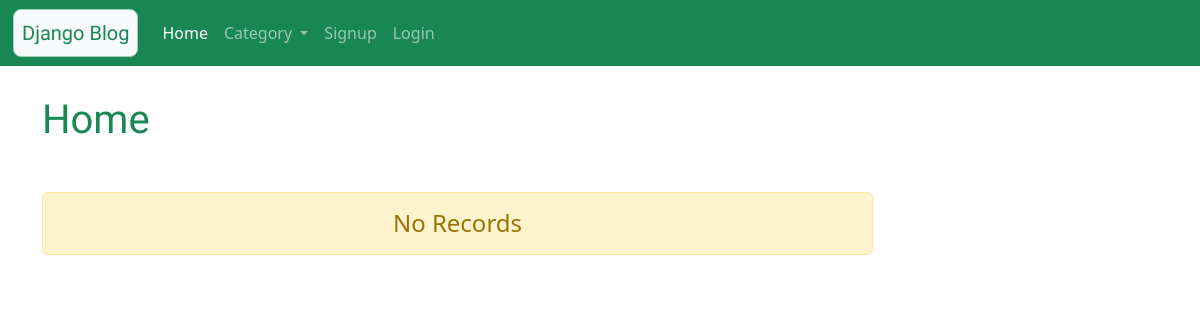
/category/Django, run on an earlier commit of the app's database.
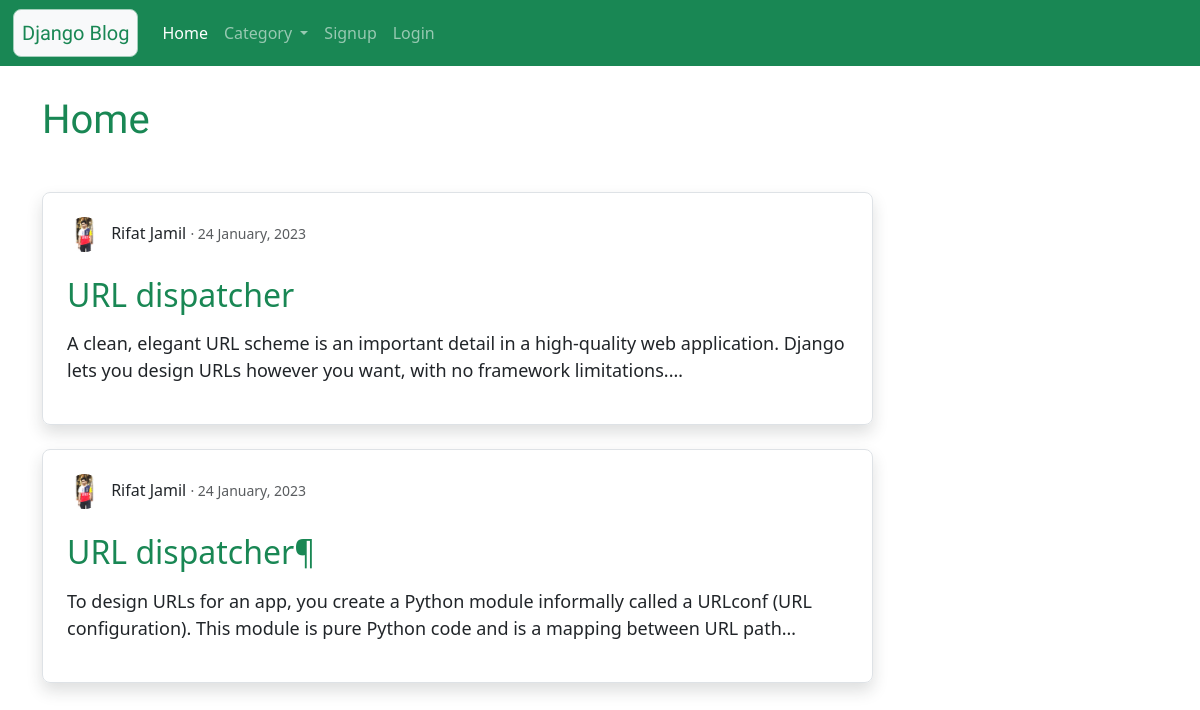
And on a later commit of the database.
### blog/models.py (models this page shows, shortened)
class Blog(models.Model):
    user = models.ForeignKey(User,on_delete=models.CASCADE)
    category = models.CharField(max_length=100, choices=category)
    title = models.CharField(max_length=150)
    description = models.TextField()
    create_at = models.DateTimeField(auto_now_add=True)
    update_at = models.DateTimeField(auto_now=True)

class Profile(models.Model):
    user = models.OneToOneField(User, on_delete=models.CASCADE)
    image = models.ImageField(default='default.jpg', upload_to='profile_pics')

### blog/views.py (the view)
# urls.py: path('category/<cat>', views.category, name='category'),
def category(request, cat):
    context = {
        'category_blog' : Blog.objects.filter(category = cat),
        'all_blog' : Blog.objects.all(),
    }
    return render(request, 'blog/category.html', context)

### template/blog/category.html (shortened to what this page needs)
{% extends 'blog/base.html' %}
{% load static %}
{% block content %}
<div class="col-sm-9  my-5">
  <h1 class="text-success Rounded my-5">
    Home
  </h1>
  {% if category_blog %}
  {% for blog in category_blog %}
  <div class="jumbotron p-3 shadow border rounded-3 px-4 py-4">
    <div class="">
      <img class="rounded-circle img-fluid article-img" src="{{ blog.user.profile.image.url }}">
      <a class="mr-2 disabled-link text-dark " href="{% url 'profile' blog.user.id %}">{{ blog.user.first_name }} {{ blog.user.last_name }}</a>
      <small class="text-muted"> &centerdot; {{ blog.create_at|date:"d F, Y" }}</small>
    </div> <br>
    <p><a class="disabled-link text-success h2" href="{% url 'blog' blog.id %}">{{ blog.title }}</a></p>
    <p class="article-content p-s demo-1">{{blog.description}}</p>
  </div><br>
  {% endfor %}
  {% else %}
  <h4 class="text-center alert alert-warning"> No Records </h4>
{% endif %}
{% endblock content %}

What changed in the data, as far as the page shows it:
now on this page (row edited): Blog: user.profile.image (picture), user.first_name "Rifat", user.last_name "Jamil", create_at "24 January, 2023", title "URL dispatcher", description "A clean, elegant URL scheme is an important detail in a high-quality web application. Django lets you design URLs however you want, with no framework…"
now on this page (row edited): Blog: user.profile.image (picture), user.first_name "Rifat", user.last_name "Jamil", create_at "24 January, 2023", title "URL dispatcher¶", description "To design URLs for an app, you create a Python module informally called a URLconf (URL configuration). This module is pure Python code and is a mapping between URL…"
Also different on the page:
text no longer shown: "No Records"
